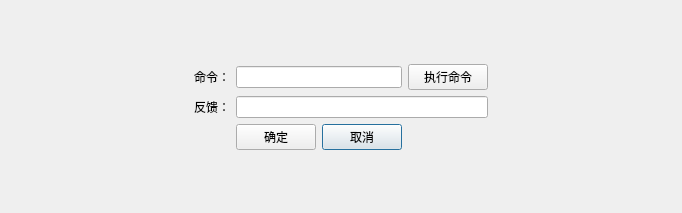
<?xml version="1.0" encoding="UTF-8"?>
<ui version="4.0">
 <class>XRayCfgDialogClass</class>
 <widget class="QDialog" name="XRayCfgDialogClass">
  <property name="geometry">
   <rect>
    <x>0</x>
    <y>0</y>
    <width>682</width>
    <height>213</height>
   </rect>
  </property>
  <property name="windowTitle">
   <string>XRayCfgDialog</string>
  </property>
  <layout class="QGridLayout" name="gridLayout" columnstretch="0,0,0,0,0,0">
   <item row="1" column="1">
    <widget class="ElaText" name="label">
     <property name="text">
      <string>命令：</string>
     </property>
    </widget>
   </item>
   <item row="1" column="2" colspan="2">
    <widget class="ElaLineEdit" name="lineEdit_cmd"/>
   </item>
   <item row="3" column="3">
    <widget class="ElaPushButton" name="pushButton_cancel">
     <property name="text">
      <string>取消</string>
     </property>
    </widget>
   </item>
   <item row="1" column="0">
    <spacer name="horizontalSpacer">
     <property name="orientation">
      <enum>Qt::Orientation::Horizontal</enum>
     </property>
     <property name="sizeHint" stdset="0">
      <size>
       <width>40</width>
       <height>20</height>
      </size>
     </property>
    </spacer>
   </item>
   <item row="4" column="1">
    <spacer name="verticalSpacer_2">
     <property name="orientation">
      <enum>Qt::Orientation::Vertical</enum>
     </property>
     <property name="sizeHint" stdset="0">
      <size>
       <width>20</width>
       <height>40</height>
      </size>
     </property>
    </spacer>
   </item>
   <item row="1" column="5">
    <spacer name="horizontalSpacer_2">
     <property name="orientation">
      <enum>Qt::Orientation::Horizontal</enum>
     </property>
     <property name="sizeHint" stdset="0">
      <size>
       <width>40</width>
       <height>20</height>
      </size>
     </property>
    </spacer>
   </item>
   <item row="0" column="1">
    <spacer name="verticalSpacer">
     <property name="orientation">
      <enum>Qt::Orientation::Vertical</enum>
     </property>
     <property name="sizeHint" stdset="0">
      <size>
       <width>20</width>
       <height>40</height>
      </size>
     </property>
    </spacer>
   </item>
   <item row="3" column="2">
    <widget class="ElaPushButton" name="pushButton_confirm">
     <property name="text">
      <string>确定</string>
     </property>
    </widget>
   </item>
   <item row="1" column="4">
    <widget class="ElaPushButton" name="pushButton_docmd">
     <property name="text">
      <string>执行命令</string>
     </property>
    </widget>
   </item>
   <item row="2" column="1">
    <widget class="ElaText" name="label_cmdResult">
     <property name="text">
      <string>反馈：</string>
     </property>
    </widget>
   </item>
   <item row="2" column="2" colspan="3">
    <widget class="ElaLineEdit" name="lineEdit_cmdResult"/>
   </item>
  </layout>
 </widget>
 <layoutdefault spacing="6" margin="11"/>
 <customwidgets>
  <customwidget>
   <class>ElaPushButton</class>
   <extends>QPushButton</extends>
   <header>ElaPushButton.h</header>
  </customwidget>
  <customwidget>
   <class>ElaLineEdit</class>
   <extends>QLineEdit</extends>
   <header>ElaLineEdit.h</header>
  </customwidget>
  <customwidget>
   <class>ElaText</class>
   <extends>QLabel</extends>
   <header>ElaText.h</header>
  </customwidget>
 </customwidgets>
 <resources/>
 <connections/>
</ui>
